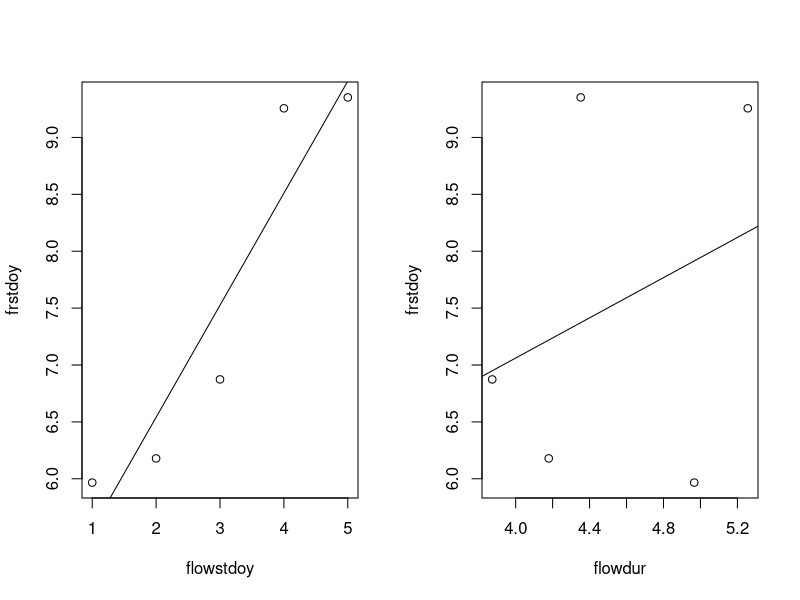
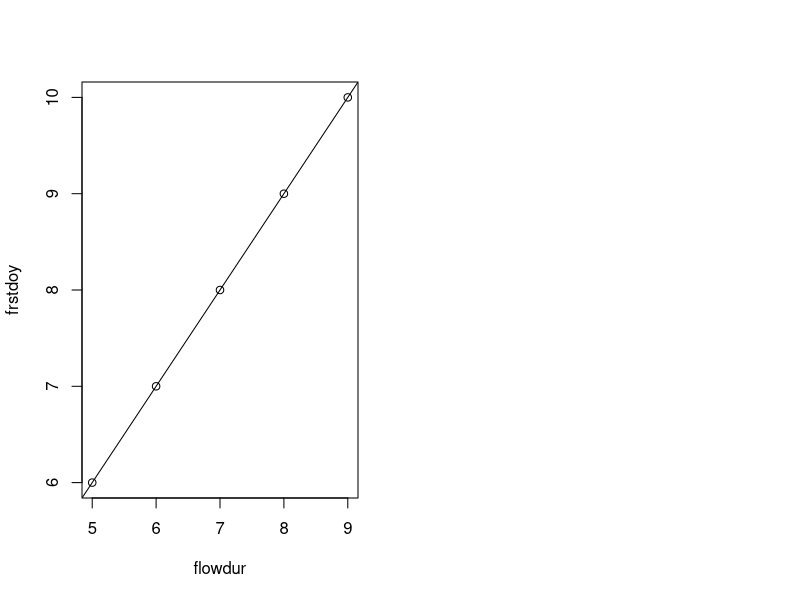

R code for these plots, in order: (Note: this script raises an error after producing the figures.)
###Test data to make hypotheses figures
#Hyp1: previous stage (flow) constraints later stage (fruit); duration is random
flowstdoy<-c(1,2,3,4,5)
#flowdur<-c(5,5,5,5,5)
flowdur<-rnorm(5,mean=5, sd=1)
flowendoy<-flowstdoy+flowdur
frstdoy<-flowstdoy+flowdur
quartz(height=3, width=5)
par(mfrow=c(1,2))
plot(flowstdoy,frstdoy)
abline(lm(frstdoy~flowstdoy))
plot(flowdur,frstdoy)
abline(lm(frstdoy~flowdur))
#Hyp2: Interphase time (flow) constraints later stage (fruit); flow stard time is constant
flowstdoy<-c(1,1,1,1,1)
flowdur<-c(5,6,7,8,9)
flowendoy<-flowstdoy+flowdur
frstdoy<-flowstdoy+flowdur
plot(flowdur,frstdoy)
abline(lm(frstdoy~flowdur))








#Look at Dan & Lizzie's data from growth chambers to see if it matches Sally's:
#FIRST, WITH CHILLING
d<-read.csv("data/leafoutdays_growthchamber.wlc1.csv", header=T)

cols2 <- colorRampPalette(brewer.pal(8,"Accent"))(28)

#First, later vs. earlier:
quartz(height=3, width=7)
par(mfrow=c(1,2))
plot(d$BB.WLC1.HF , d$LO.WLC1.HF, ylab = "Leafout", xlab = "Budburst",pch=21,bg=cols2[as.numeric(as.factor(d$X))], bty="l", main="Harvard Forest")
abline(lm(d$LO.WLC1.HF~d$BB.WLC1.HF))
mtext(paste("r2=",round(summary((lm(d$LO.WLC1.HF~d$BB.WLC1.HF)))$r.squared, digits=2),", p=",round(summary(lm(d$LO.WLC1.HF~d$BB.WLC1.HF))$coeff[2,4],digits=3)), side=1, line=-1, cex=.6, adj=1)

plot(d$BB.WLC1.SH , d$LO.WLC1.SH, ylab = "Leafout", xlab = "Budburst",pch=21,bg=cols2[as.numeric(as.factor(d$X))], bty="l", main="St. Hippolyte")
abline(lm(d$LO.WLC1.SH~d$BB.WLC1.SH))
mtext(paste("r2=",round(summary((lm(d$LO.WLC1.SH~d$BB.WLC1.SH)))$r.squared, digits=2),", p=",round(summary(lm(d$LO.WLC1.SH~d$BB.WLC1.SH))$coeff[2,4],digits=3)), side=1, line=-1, cex=.6, adj=1)

##Now , stages vs. interphenophase:
d$LO_BB.WLC1.HF<-d$LO.WLC1.HF-d$BB.WLC1.HF
d$LO_BB.WLC1.SH<-d$LO.WLC1.SH-d$BB.WLC1.SH

quartz(height=6, width=7)
par(mfrow=c(2,2))
plot(d$LO_BB.WLC1.HF,d$BB.WLC1.HF,ylab = "Budburst", xlab = "Leafout-Budburst",pch=21,bg=cols2[as.numeric(as.factor(d$X))], bty="l",main="Harvard Forest- Chill only")
mtext(paste("r2=",round(summary((lm(d$BB.WLC1.HF~d$LO_BB.WLC1.HF)))$r.squared, digits=2),", p=",round(summary(lm(d$BB.WLC1.HF~d$LO_BB.WLC1.HF))$coeff[2,4],digits=3)), side=1, line=-1, cex=.6, adj=1)
#abline(lm(d$BB.HF~d$LO_BB.HF))

plot(d$LO_BB.WLC1.SH, d$BB.WLC1.SH,ylab = "Budburst", xlab = "Leafout-Budburst",pch=21,bg=cols2[as.numeric(as.factor(d$X))], bty="l", main="St. Hippolyte- Chill only")
mtext(paste("r2=",round(summary((lm(d$BB.WLC1.SH~d$LO_BB.WLC1.SH)))$r.squared, digits=2),", p=",round(summary(lm(d$BB.WLC1.SH~d$LO_BB.WLC1.SH))$coeff[2,4],digits=3)), side=1, line=-1, cex=.6, adj=1)
#abline(lm(d$BB.WLC1.SH~d$LO_BB.WLC1.SH))

plot( d$LO_BB.WLC1.HF,d$LO.WLC1.HF,ylab = "Leafout", xlab = "Leafout-Budburst",pch=21,bg=cols2[as.numeric(as.factor(d$X))], bty="l")
mtext(paste("r2=",round(summary((lm(d$LO.WLC1.HF~d$LO_BB.WLC1.HF)))$r.squared, digits=2),", p=",round(summary(lm(d$LO.WLC1.HF~d$LO_BB.WLC1.HF))$coeff[2,4],digits=3)), side=1, line=-1, cex=.6, adj=1)
#abline(lm(d$LO.WLC1.HF~d$LO_BB.WLC1.HF))

plot(d$LO_BB.WLC1.SH,d$LO.WLC1.SH, ylab = "Leafout", xlab = "Leafout-Budburst",pch=21,bg=cols2[as.numeric(as.factor(d$X))], bty="l")
mtext(paste("r2=",round(summary((lm(d$LO.WLC1.SH~d$LO_BB.WLC1.SH)))$r.squared, digits=2),", p=",round(summary(lm(d$LO.WLC1.SH~d$LO_BB.WLC1.SH))$coeff[2,4],digits=3)), side=1, line=-1, cex=.6, adj=1)
#abline(lm(d$LO.WLC1.SH~d$LO_BB.WLC1.SH), lty=1, col="black")

#NOW WITH ALL EXPERIMENTAL TREATMENTS:
d<-read.csv("data/leafoutdays_growthchamber.csv", header=T)

cols2 <- colorRampPalette(brewer.pal(8,"Accent"))(28)
#First, later vs. earlier:
quartz(height=3, width=7)
par(mfrow=c(1,2))
plot(d$BB.HF, d$LO.HF, ylab = "Leafout", xlab = "Budburst",pch=21,bg=cols2[as.numeric(as.factor(d$X))], bty="l", main="Harvard Forest")
abline(lm(d$LO.HF~d$BB.HF))
mtext(paste("r2=",round(summary((lm(d$LO.HF~d$BB.HF)))$r.squared, digits=2),", p=",round(summary(lm(d$LO.HF~d$BB.HF))$coeff[2,4],digits=3)), side=1, line=-1, cex=.6, adj=1)

plot(d$BB.SH , d$LO.SH, ylab = "Leafout", xlab = "Budburst",pch=21,bg=cols2[as.numeric(as.factor(d$X))], bty="l", main="St. Hippolyte")
abline(lm(d$LO.SH~d$BB.SH))
mtext(paste("r2=",round(summary((lm(d$LO.SH~d$BB.SH)))$r.squared, digits=2),", p=",round(summary(lm(d$LO.SH~d$BB.SH))$coeff[2,4],digits=3)), side=1, line=-1, cex=.6, adj=1)

##Now , stages vs. interphenophase:
d$LO_BB.HF<-d$LO.HF-d$BB.HF
d$LO_BB.SH<-d$LO.SH-d$BB.SH

quartz(height=6, width=7)
par(mfrow=c(2,2))
plot(d$LO_BB.HF,d$BB.HF,ylab = "Budburst", xlab = "Leafout-Budburst",pch=21,bg=cols2[as.numeric(as.factor(d$X))], bty="l",main="Harvard Forest")
mtext(paste("r2=",round(summary((lm(d$BB.HF~d$LO_BB.HF)))$r.squared, digits=2),", p=",round(summary(lm(d$BB.HF~d$LO_BB.HF))$coeff[2,4],digits=3)), side=1, line=-1, cex=.6, adj=1)
#abline(lm(d$BB.HF~d$LO_BB.HF))

plot(d$LO_BB.SH, d$BB.SH,ylab = "Budburst", xlab = "Leafout-Budburst",pch=21,bg=cols2[as.numeric(as.factor(d$X))], bty="l", main="St. Hippolyte")
mtext(paste("r2=",round(summary((lm(d$BB.SH~d$LO_BB.SH)))$r.squared, digits=2),", p=",round(summary(lm(d$BB.SH~d$LO_BB.SH))$coeff[2,4],digits=3)), side=1, line=-1, cex=.6, adj=1)
#abline(lm(d$BB.SH~d$LO_BB.SH))

plot( d$LO_BB.HF,d$LO.HF,ylab = "Leafout", xlab = "Leafout-Budburst",pch=21,bg=cols2[as.numeric(as.factor(d$X))], bty="l")
mtext(paste("r2=",round(summary((lm(d$LO.HF~d$LO_BB.HF)))$r.squared, digits=2),", p=",round(summary(lm(d$LO.HF~d$LO_BB.HF))$coeff[2,4],digits=3)), side=1, line=-1, cex=.6, adj=1)
#abline(lm(d$LO.HF~d$LO_BB.HF))

plot(d$LO_BB.SH,d$LO.SH, ylab = "Leafout", xlab = "Leafout-Budburst",pch=21,bg=cols2[as.numeric(as.factor(d$X))], bty="l")
mtext(paste("r2=",round(summary((lm(d$LO.SH~d$LO_BB.SH)))$r.squared, digits=2),", p=",round(summary(lm(d$LO.SH~d$LO_BB.SH))$coeff[2,4],digits=3)), side=1, line=-1, cex=.6, adj=1)
abline(lm(d$LO.SH~d$LO_BB.SH), lty=1, col="black")


